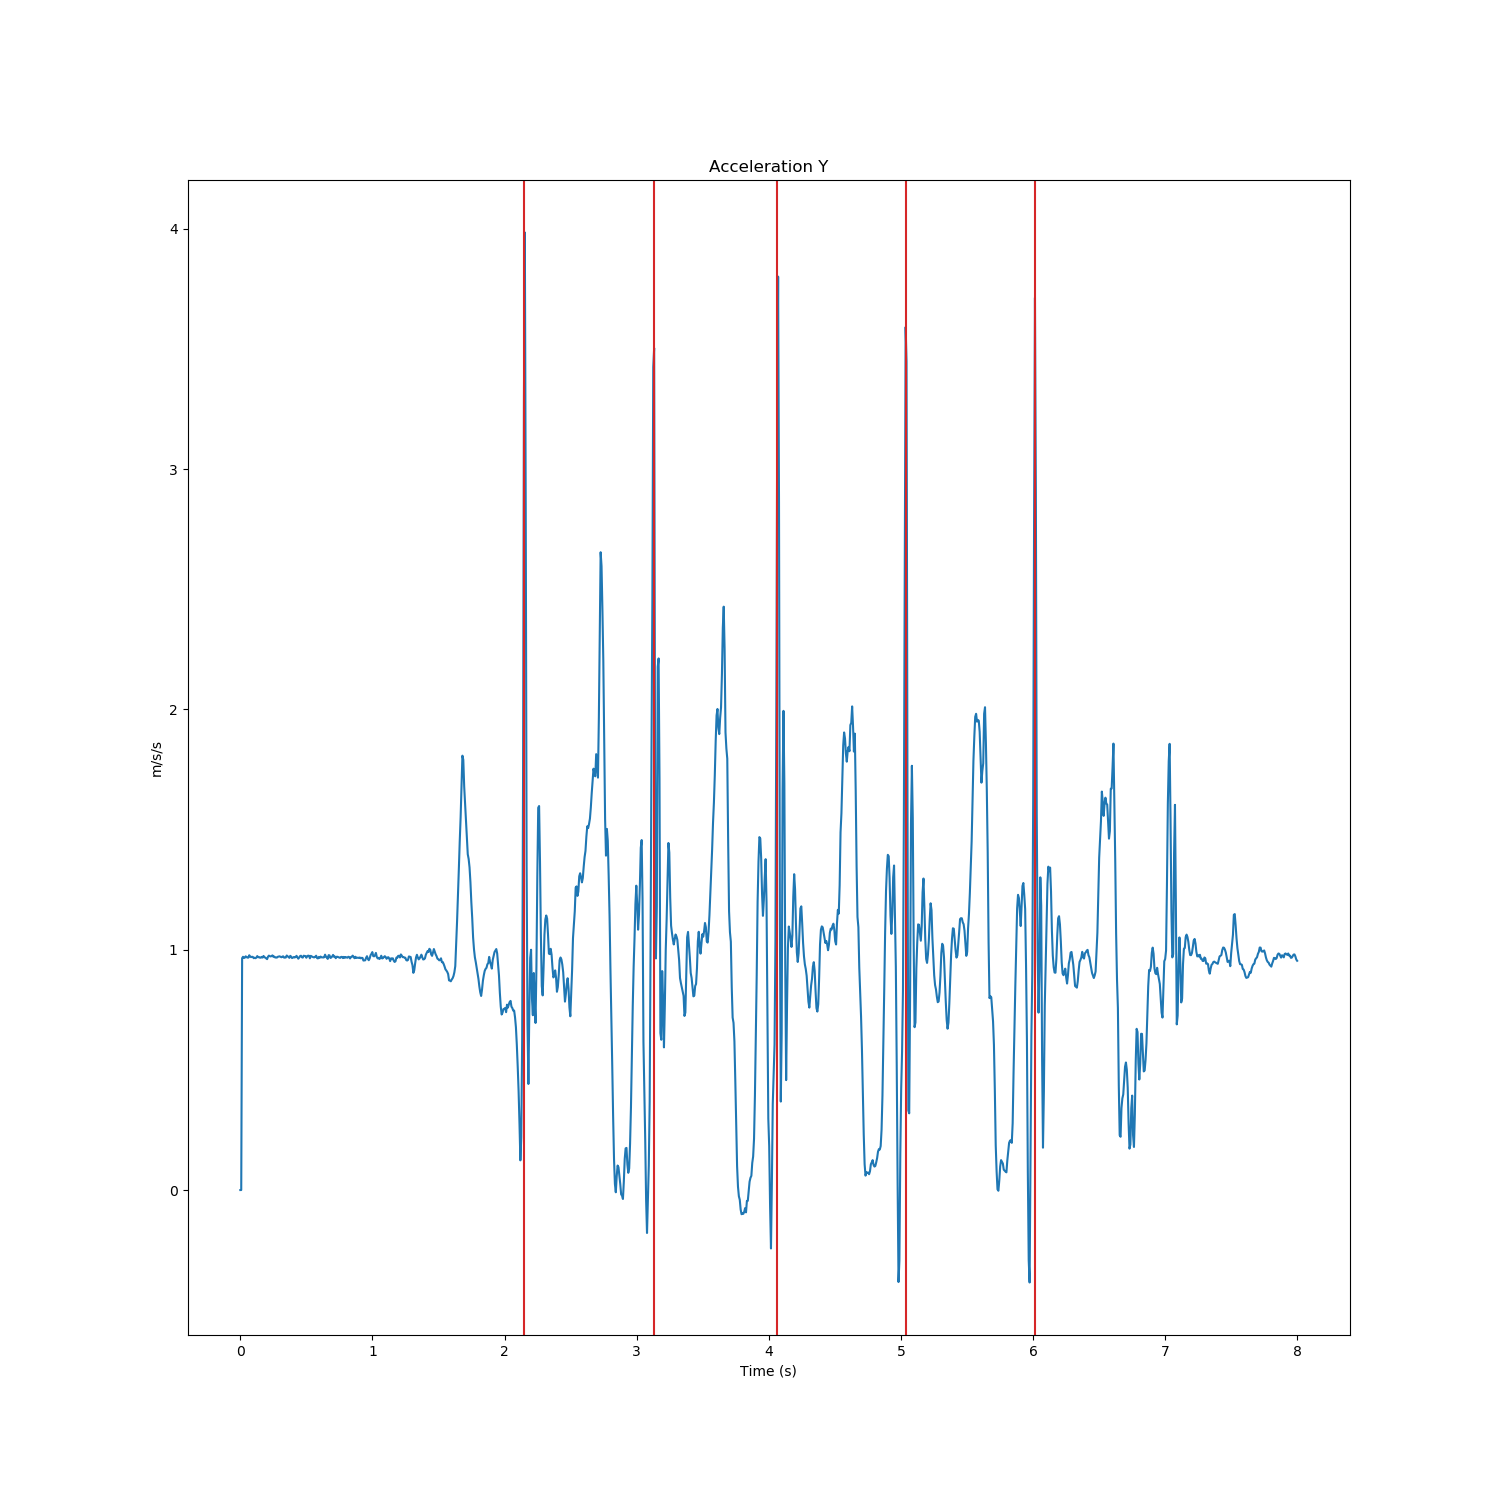

This chart was generated by the following Python code:
import numpy as np  # Import numpy
from scipy.fftpack import fft, fftshift
from scipy import signal
from scipy.signal import butter, lfilter, hilbert
import matplotlib.pyplot as plt
import pandas as pd
from drawnow import *
from collections import deque

input_data = '/Users/Sam/Library/Mobile Documents/com~apple~CloudDocs/Downloads/Folder/Final HSS Data 1_16_18/Main_Test_1_fast_walk_4__Rep_1.50.csv'

data = pd.read_csv(input_data)
string_part = ["TIBIALIS", "ACC Y"]
columns_label = [col for col in data.columns if all(c in col for c in string_part)]
columns_label.insert(0, "X[s].33")
imu_Data = data.loc[:, columns_label]
imu_Data = imu_Data.loc[(imu_Data["X[s].33"] < 8)]

diff = imu_Data.diff()
index_record = []
time_record = 0

for value in imu_Data.itertuples():
    elapsed_time = value[1] - time_record
    if imu_Data.iloc[value[0], 1] > 3 \
            and abs(diff.iloc[value[0]-1, 1]) > 0.9 \
            and elapsed_time > 0.5:

        index_record.append(value[0])
        time_record = value[1]
        print("added")


fig, ax = plt.subplots(1, 1, figsize=[15, 15])
x = imu_Data.iloc[0:, 0]
y = imu_Data.iloc[0:, 1]
ax.plot(x, y)

for index in index_record:
    value = imu_Data.iloc[index, 0]
    ax.axvline(x=value, color='#d62728')

plt.title('Acceleration Y')
plt.xlabel('Time (s)')
plt.ylabel('m/s/s')
plt.show()
